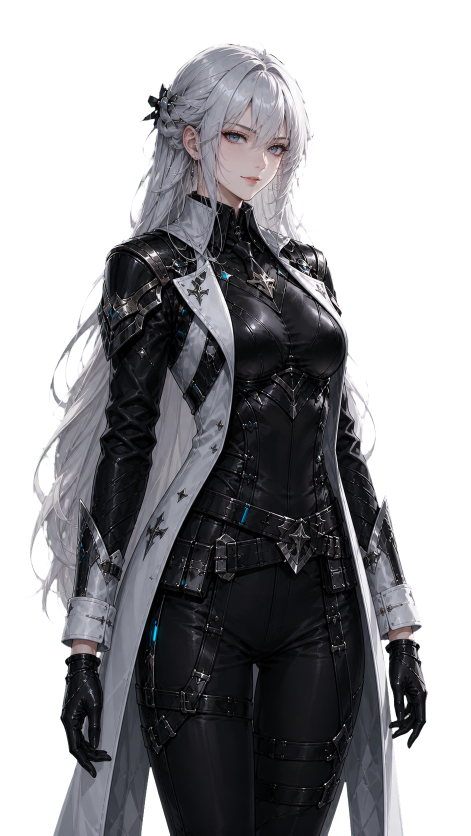
#> input picture game/reference/source-assets/overload/runtime-inputs/survivor-portrait.png, 941 x 1672 px, found by its file name (shown at 1/2 size)
$ python build-cubism-source.py
#> lines starting #> are read from the running program, lines starting #| are printed output that depends on the picture; after the words box and inside, x2 and y2 are one past the last pixel; in counts of white or black regions, pixels touching at a corner belong together
"""Build layered Cubism Editor import PSDs from the approved character portraits.

This script does not fabricate a `.moc3`. It prepares editable PSD material that
Cubism Editor can import. The binary runtime model must still be exported by the
licensed Editor after its ArtMeshes and parameters are rigged.
"""

from __future__ import annotations

import argparse
from dataclasses import dataclass
from pathlib import Path

from PIL import Image, ImageChops, ImageDraw, ImageFilter
from psd_tools import PSDImage
from psd_tools.api.layers import Group, PixelLayer


ROOT = Path(__file__).resolve().parents[1]
PUBLIC = ROOT / "public" / "assets" / "overload" / "hero"
OUTPUT = ROOT / "reference" / "source-assets" / "overload" / "cubism"


@dataclass(frozen=True)
class Feature:
    name: str
    box: tuple[int, int, int, int]
    feather: int = 3
    underpaint_offset_y: int = 34


@dataclass(frozen=True)
class CharacterSpec:
    character_id: str
    source_name: str
    face_box: tuple[int, int, int, int]
    features: tuple[Feature, ...]
    segment_polygons: tuple[tuple[str, tuple[tuple[int, int], ...]], ...]
    hair_mode: str


SPECS = (
    CharacterSpec(
        character_id="aegis",
        source_name="survivor-portrait.png",
        face_box=(320, 120, 690, 440),
        features=(
            Feature("Eye_L", (438, 247, 514, 303), underpaint_offset_y=45),
            Feature("Eye_R", (531, 260, 607, 316), underpaint_offset_y=43),
            Feature("Mouth", (502, 334, 572, 380), underpaint_offset_y=-34),
        ),
        segment_polygons=(
            ("Arm_L", ((62, 710), (245, 472), (400, 515), (332, 1370), (95, 1505))),
            ("Arm_R", ((555, 455), (710, 492), (864, 1210), (750, 1355), (598, 950))),
            ("Lower_Body", ((235, 1015), (710, 1015), (820, 1672), (155, 1672))),
        ),
        hair_mode="silver",
    ),
    CharacterSpec(
        character_id="mika",
        source_name="mika-live2d-fullbody.png",
        face_box=(315, 130, 660, 445),
        features=(
            Feature("Eye_L", (420, 244, 493, 298), underpaint_offset_y=42),
            Feature("Eye_R", (526, 249, 598, 304), underpaint_offset_y=40),
            Feature("Mouth", (482, 328, 554, 375), underpaint_offset_y=-32),
        ),
        segment_polygons=(
            ("Arm_L", ((185, 495), (340, 390), (425, 560), (330, 925), (170, 910))),
            ("Arm_R", ((585, 300), (750, 325), (820, 690), (675, 730), (555, 535))),
            ("Lower_Body", ((300, 755), (650, 755), (690, 1645), (300, 1645))),
        ),
        hair_mode="pink",
    ),
)


def ellipse_mask(size: tuple[int, int], box: tuple[int, int, int, int], feather: int) -> Image.Image:
    mask = Image.new("L", size, 0)
    ImageDraw.Draw(mask).ellipse(box, fill=255)
    if feather:
        mask = mask.filter(ImageFilter.GaussianBlur(feather))
    return mask


def feature_layer(source: Image.Image, feature: Feature) -> Image.Image:
    mask = ellipse_mask(source.size, feature.box, feature.feather)
    layer = Image.new("RGBA", source.size, (0, 0, 0, 0))
    layer.paste(source, (0, 0), mask)
    return layer


def polygon_mask(size: tuple[int, int], points: tuple[tuple[int, int], ...], feather: int = 3) -> Image.Image:
    mask = Image.new("L", size, 0)
    ImageDraw.Draw(mask).polygon(points, fill=255)
    if feather:
        mask = mask.filter(ImageFilter.GaussianBlur(feather))
    return mask


def alpha_intersection(source: Image.Image, mask: Image.Image) -> Image.Image:
    return ImageChops.multiply(source.getchannel("A"), mask)


def masked_layer(source: Image.Image, mask: Image.Image) -> Image.Image:
    layer = Image.new("RGBA", source.size, (0, 0, 0, 0))
    layer.paste(source, (0, 0), alpha_intersection(source, mask))
    return layer


def color_hair_mask(source: Image.Image, mode: str) -> Image.Image:
    """Extract a conservative hair core; soft region masks supply the loose tips."""
    rgb = source.convert("RGB")
    pixels = rgb.load()
    out = Image.new("L", source.size, 0)
    target = out.load()
    for y in range(source.height):
        for x in range(source.width):
            r, g, b = pixels[x, y]
            if mode == "pink":
                keep = r > 125 and r > g * 1.12 and r > b * 1.02 and y < 790
            else:
                spread = max(r, g, b) - min(r, g, b)
                keep = r > 95 and g > 95 and b > 105 and spread < 92 and y < 1180
            if keep:
                target[x, y] = 255
    return out.filter(ImageFilter.MaxFilter(7)).filter(ImageFilter.GaussianBlur(2.2))


def build_segment_masks(spec: CharacterSpec, source: Image.Image) -> list[tuple[str, Image.Image]]:
    masks: list[tuple[str, Image.Image]] = []
    hair = color_hair_mask(source, spec.hair_mode)
    width, height = source.size
    if spec.hair_mode == "pink":
        front_region = polygon_mask(source.size, ((270, 80), (665, 80), (675, 440), (285, 455)), 8)
        left_region = polygon_mask(source.size, ((105, 80), (455, 70), (470, 825), (135, 825)), 8)
        right_region = polygon_mask(source.size, ((485, 75), (820, 75), (825, 800), (475, 800)), 8)
    else:
        front_region = polygon_mask(source.size, ((245, 55), (690, 55), (690, 525), (245, 540)), 8)
        left_region = polygon_mask(source.size, ((20, 70), (475, 65), (455, 1230), (15, 1230)), 8)
        right_region = polygon_mask(source.size, ((470, 65), (875, 70), (900, 1160), (455, 1160)), 8)
    masks.extend((
        ("Hair_Back_L", ImageChops.multiply(hair, left_region)),
        ("Hair_Back_R", ImageChops.multiply(hair, right_region)),
        ("Hair_Front", ImageChops.multiply(hair, front_region)),
    ))
    for name, points in spec.segment_polygons:
        masks.append((name, polygon_mask((width, height), points)))
    return masks


def subtract_masks(source: Image.Image, masks: list[Image.Image]) -> Image.Image:
    remaining = source.getchannel("A")
    combined = Image.new("L", source.size, 0)
    for mask in masks:
        combined = ImageChops.lighter(combined, mask)
    remaining = ImageChops.subtract(remaining, combined)
    base = source.copy()
    base.putalpha(remaining)
    return base


def add_trimmed_layer(parent: Group, image: Image.Image, name: str) -> PixelLayer:
    bbox = image.getchannel("A").getbbox()
    if bbox is None:
        raise ValueError(f"Cubism source layer {name} is empty")
    left, top, right, bottom = bbox
    return PixelLayer.frompil(image.crop(bbox), parent, name=name, top=top, left=left)


def underpaint_feature(base: Image.Image, feature: Feature) -> None:
    left, top, right, bottom = feature.box
    dy = feature.underpaint_offset_y
    src_top = max(0, min(base.height - (bottom - top), top + dy))
    patch = base.crop((left, src_top, right, src_top + (bottom - top)))
    patch = patch.filter(ImageFilter.GaussianBlur(2.2))
    mask = ellipse_mask(base.size, feature.box, feature.feather + 2).crop(feature.box)
    base.paste(patch, (left, top), mask)


def build_psd(spec: CharacterSpec) -> Path:
    source_path = PUBLIC / spec.source_name
    source = Image.open(source_path).convert("RGBA")
    segments = build_segment_masks(spec, source)
    feature_masks = [ellipse_mask(source.size, feature.box, feature.feather) for feature in spec.features]
    base = subtract_masks(source, [mask for _, mask in segments] + feature_masks)
    for feature in spec.features:
        underpaint_feature(base, feature)

    psd = PSDImage.new("RGBA", source.size, color=(0, 0, 0, 0))
    model = Group.new(psd, name=f"{spec.character_id.upper()}_CUBISM_SOURCE")
    face_base = Group.new(model, name="Body_Base_Part")
    add_trimmed_layer(face_base, base, "Body_Base")
    for segment_name, segment_mask in reversed(segments):
        segment_part = Group.new(model, name=f"{segment_name}_Part")
        add_trimmed_layer(segment_part, masked_layer(source, segment_mask), segment_name)
    for feature in spec.features:
        feature_part = Group.new(model, name=f"{feature.name}_Part")
        add_trimmed_layer(feature_part, feature_layer(source, feature), feature.name)

    target_dir = OUTPUT / spec.character_id
    target_dir.mkdir(parents=True, exist_ok=True)
    output_path = target_dir / f"{spec.character_id}-cubism-source.psd"
    psd.save(output_path)

    composite = psd.composite()
    composite.save(target_dir / f"{spec.character_id}-cubism-source-preview.png")
    return output_path


def build_coordinate_preview(spec: CharacterSpec) -> Path:
    source = Image.open(PUBLIC / spec.source_name).convert("RGBA")
    canvas = Image.new("RGBA", source.size, (18, 24, 30, 255))
    canvas.alpha_composite(source)
    draw = ImageDraw.Draw(canvas)
    step = 50
    for x in range(0, source.width, step):
        draw.line((x, 0, x, source.height), fill=(0, 235, 255, 90), width=1)
        draw.text((x + 2, 2), str(x), fill=(180, 250, 255, 210))
    for y in range(0, source.height, step):
        draw.line((0, y, source.width, y), fill=(0, 235, 255, 90), width=1)
        draw.text((2, y + 2), str(y), fill=(180, 250, 255, 210))
    draw.rectangle(spec.face_box, outline=(255, 197, 65, 255), width=3)
    for feature in spec.features:
        draw.rectangle(feature.box, outline=(255, 65, 145, 255), width=2)

    target_dir = OUTPUT / spec.character_id
    target_dir.mkdir(parents=True, exist_ok=True)
    path = target_dir / f"{spec.character_id}-coordinates.png"
    canvas.crop(spec.face_box).save(path)
    return path


def main() -> None:
    parser = argparse.ArgumentParser()
    parser.add_argument("--coordinates", action="store_true", help="write face coordinate previews")
    args = parser.parse_args()
    for spec in SPECS:
        result = build_coordinate_preview(spec) if args.coordinates else build_psd(spec)
#> in build_psd, source is the input picture: PIL image 941x1672 RGBA; mean R, G, B, A 38.3, 38.2, 41.1, 138.3
#> in color_hair_mask, `rgb = source.convert("RGB")`:
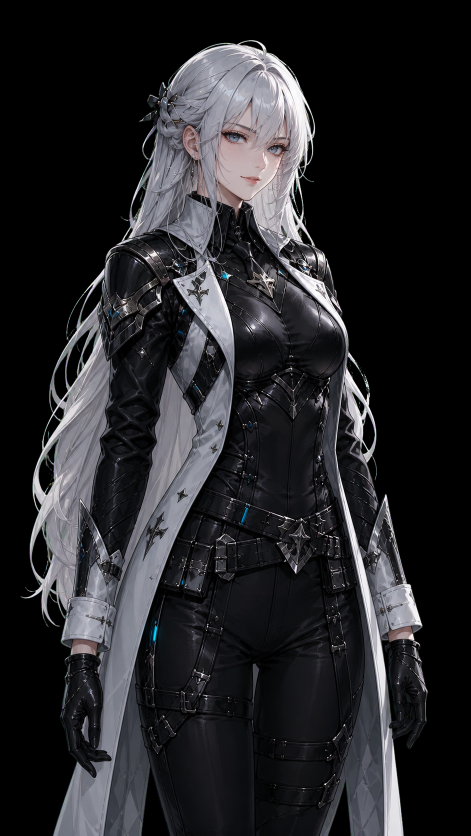
#> rgb: PIL image 941x1672 RGB (shown at 1/2 size); mean R, G, B 38.3, 38.2, 41.1
#> in color_hair_mask, `out = Image.new("L", source.size, 0)`: out: PIL image 941x1672 L; every value is 0
#> in color_hair_mask, `return out.filter(ImageFilter.MaxFilter(7)).filter(ImageFilter.Gaussia..`:
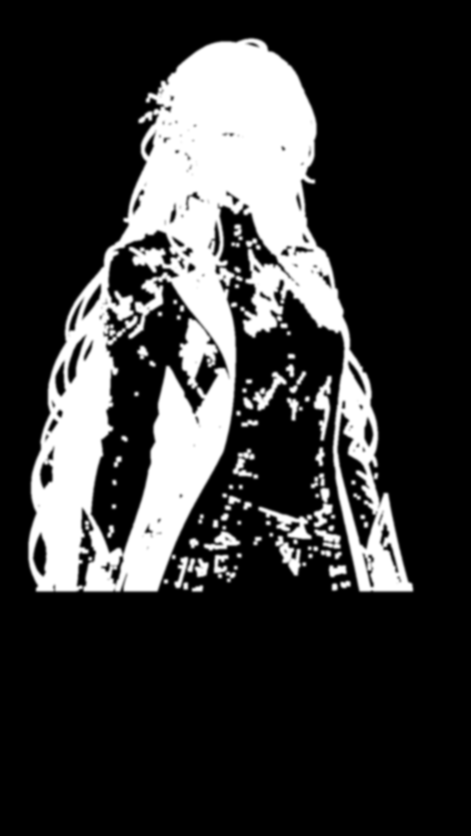
#> returned value: PIL image 941x1672 L (shown at 1/2 size); min 0, max 255, mean 54.9
#> in polygon_mask, `ImageDraw.Draw(mask).polygon(points, fill=255)`:
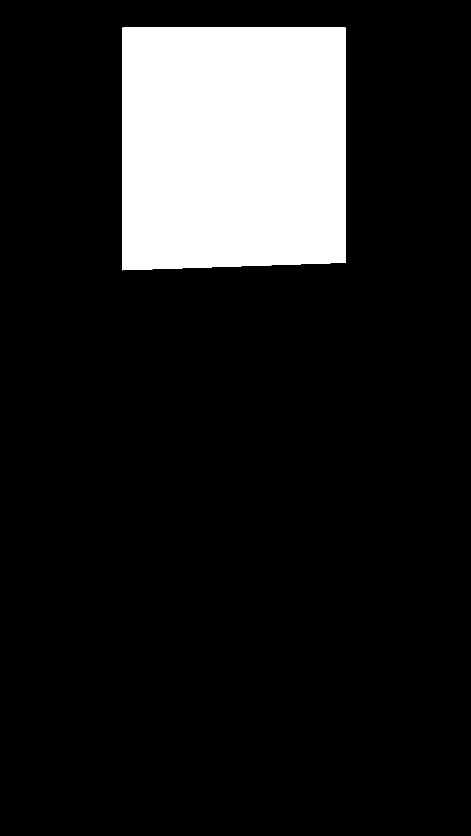
#> mask: PIL image 941x1672 L (shown at 1/2 size); 13.6% white; 1 white region, box (x1, y1, x2, y2) and area: (245, 55, 691, 541) 213196
#> in polygon_mask (call 2), `ImageDraw.Draw(mask).polygon(points, fill=255)`: mask: PIL image 941x1672 L; 33.2% white; 1 white region, box (x1, y1, x2, y2) and area: (15, 65, 476, 1231) 521571
#> in polygon_mask (call 3), `ImageDraw.Draw(mask).polygon(points, fill=255)`: mask: PIL image 941x1672 L; 29.6% white; 1 white region, box (x1, y1, x2, y2) and area: (455, 65, 901, 1161) 465616
#> after the loop in build_segment_masks, `for name, points in spec.segment_polygons:`: masks = 6 items
#> in ellipse_mask, `ImageDraw.Draw(mask).ellipse(box, fill=255)`: mask: PIL image 941x1672 L; 0.22% white; 1 white region, box (x1, y1, x2, y2) and area: (438, 247, 515, 304) 3437
#> in ellipse_mask (call 2), `ImageDraw.Draw(mask).ellipse(box, fill=255)`: mask: PIL image 941x1672 L; 0.22% white; 1 white region, box (x1, y1, x2, y2) and area: (531, 260, 608, 317) 3437
#> call 3 of ellipse_mask, with size = (941, 1672), box = (502, 334, 572, 380), feather = 3
#> in ellipse_mask (call 3), `ImageDraw.Draw(mask).ellipse(box, fill=255)`:
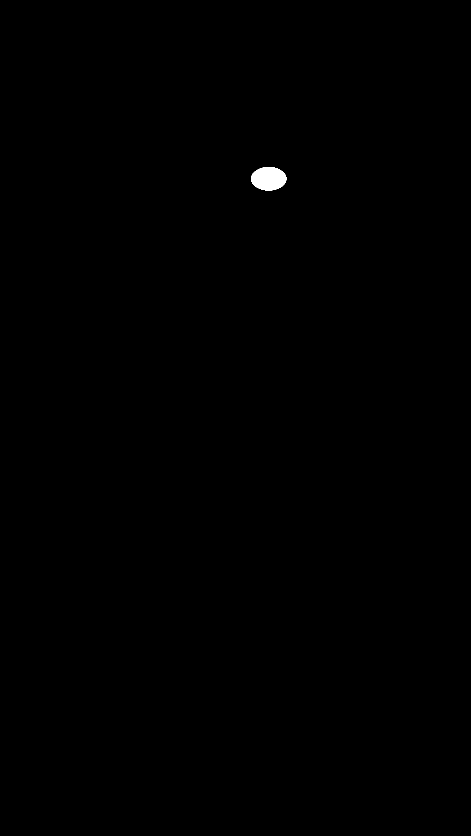
#> mask: PIL image 941x1672 L (shown at 1/2 size); 0.17% white; 1 white region, box (x1, y1, x2, y2) and area: (502, 334, 573, 381) 2617
#> in build_psd, `feature_masks = [ellipse_mask(source.size, feature.box, feature.feathe..`: feature_masks = 3 items
#> the loop in subtract_masks, `for mask in masks:` made 9 passes
#> after the loop in subtract_masks, `for mask in masks:`:
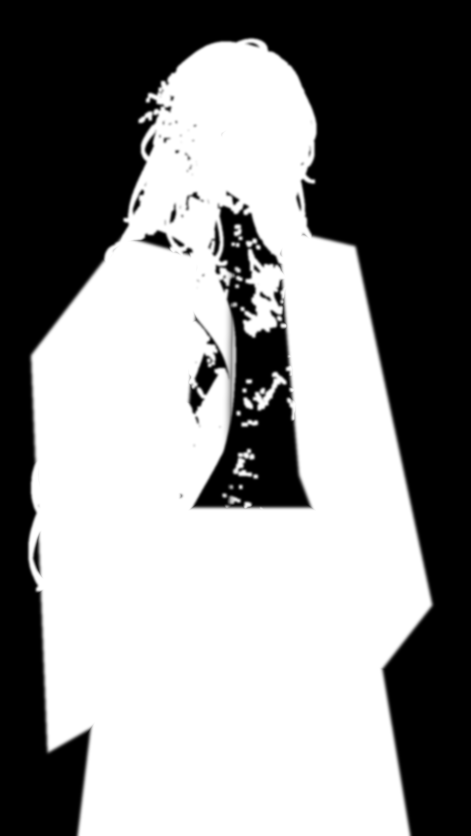
#> combined: PIL image 941x1672 L (shown at 1/2 size); min 0, max 255, mean 141.4
#> in subtract_masks, `base.putalpha(remaining)`:
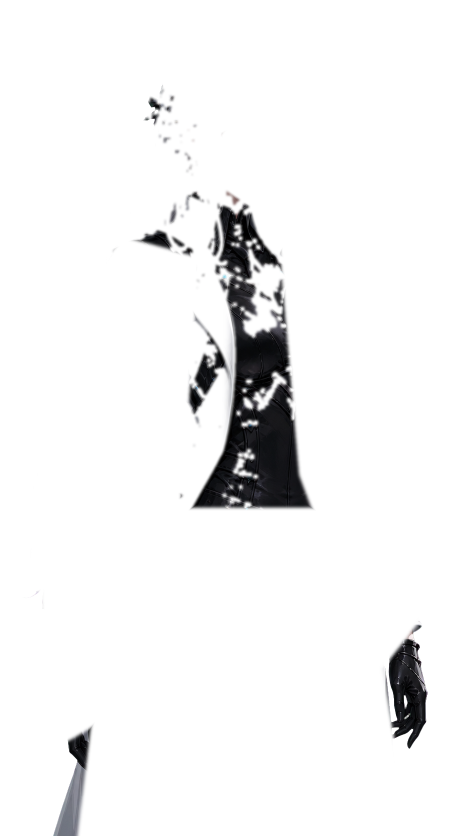
#> base: PIL image 941x1672 RGBA (shown at 1/2 size); mean R, G, B, A 38.3, 38.2, 41.1, 14.2; transparent parts drawn white
#> the loop in build_psd, `for feature in spec.features:` made 3 passes
#> pass 1, in underpaint_feature, `mask = ellipse_mask(base.size, feature.box, feature.feather + 2).crop(..`:
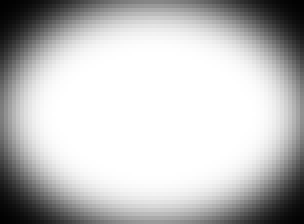
#> mask: PIL image 76x56 L (shown 4 times larger); min 1, max 255, mean 191.5
        print(result)


if __name__ == "__main__":
    main()
#> (the call stopped at in build_psd, `psd = PSDImage.new("RGBA", source.size, color=(0, 0, 0, 0))`: psd_tools is not available in this run)
